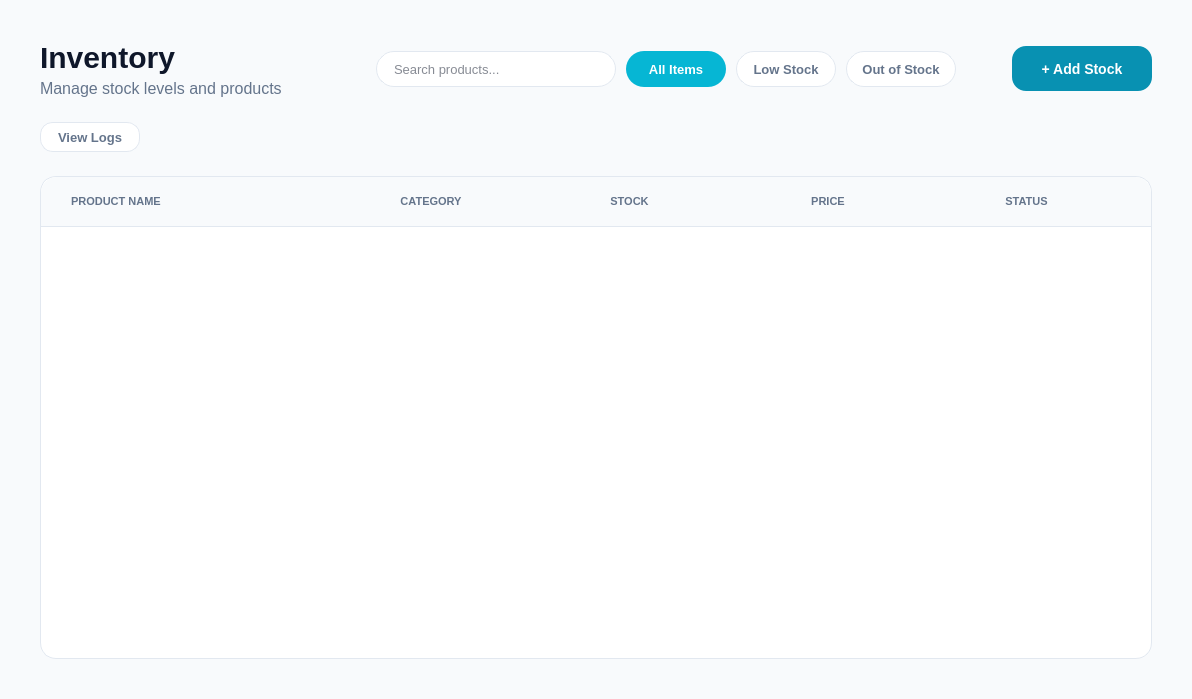
<?xml version="1.0" encoding="UTF-8"?>
<ui version="4.0">
 <class>InventoryPage</class>
 <widget class="QWidget" name="InventoryPage">
  <property name="geometry">
   <rect>
    <x>0</x>
    <y>0</y>
    <width>1192</width>
    <height>699</height>
   </rect>
  </property>
  <property name="styleSheet">
   <string notr="true">
    QWidget { background-color: #F8FAFC; font-family: &quot;Segoe UI&quot;; }
   </string>
  </property>
  <layout class="QVBoxLayout" name="verticalLayout">
   <property name="spacing">
    <number>24</number>
   </property>
   <property name="leftMargin">
    <number>40</number>
   </property>
   <property name="topMargin">
    <number>40</number>
   </property>
   <property name="rightMargin">
    <number>40</number>
   </property>
   <property name="bottomMargin">
    <number>40</number>
   </property>
   <item>
    <layout class="QHBoxLayout" name="header_layout">
     <item>
      <layout class="QVBoxLayout" name="title_layout">
       <property name="spacing">
        <number>4</number>
       </property>
       <item>
        <widget class="QLabel" name="label_title">
         <property name="styleSheet">
          <string>font-size: 30px; font-weight: 800; color: #0F172A;</string>
         </property>
         <property name="text">
          <string>Inventory</string>
         </property>
        </widget>
       </item>
       <item>
        <widget class="QLabel" name="label_subtitle">
         <property name="styleSheet">
          <string>font-size: 16px; color: #64748B;</string>
         </property>
         <property name="text">
          <string>Manage stock levels and products</string>
         </property>
        </widget>
       </item>
      </layout>
     </item>
     <item>
      <spacer name="horizontalSpacer_2">
       <property name="orientation">
        <enum>Qt::Orientation::Horizontal</enum>
       </property>
       <property name="sizeHint" stdset="0">
        <size>
         <width>40</width>
         <height>20</height>
        </size>
       </property>
      </spacer>
     </item>
     <item>
      <layout class="QHBoxLayout" name="layout_filters">
       <property name="spacing">
        <number>10</number>
       </property>
       <property name="leftMargin">
        <number>30</number>
       </property>
       <item>
        <widget class="QLineEdit" name="lineEdit_search">
         <property name="minimumSize">
          <size>
           <width>240</width>
           <height>36</height>
          </size>
         </property>
         <property name="styleSheet">
          <string notr="true">
            QLineEdit {
                background-color: white;
                border: 1px solid #E2E8F0;
                border-radius: 18px;
                padding-left: 15px;
                padding-right: 15px;
                font-size: 13px;
                color: #0F172A;
            }
            QLineEdit:focus {
                border: 1px solid #06B6D4;
            }
          </string>
         </property>
         <property name="placeholderText">
          <string>Search products...</string>
         </property>
        </widget>
       </item>
       <item>
        <widget class="QPushButton" name="btn_filter_all">
         <property name="minimumSize">
          <size>
           <width>100</width>
           <height>36</height>
          </size>
         </property>
         <property name="cursor">
          <cursorShape>PointingHandCursor</cursorShape>
         </property>
         <property name="styleSheet">
          <string>
            background-color: #06B6D4; color: white; border: none; border-radius: 18px; font-weight: bold; font-size: 13px;
           </string>
         </property>
         <property name="text">
          <string>All Items</string>
         </property>
        </widget>
       </item>
       <item>
        <widget class="QPushButton" name="btn_filter_low">
         <property name="minimumSize">
          <size>
           <width>100</width>
           <height>36</height>
          </size>
         </property>
         <property name="cursor">
          <cursorShape>PointingHandCursor</cursorShape>
         </property>
         <property name="styleSheet">
          <string>
            background-color: white; color: #64748B; border: 1px solid #E2E8F0; border-radius: 18px; font-weight: 600; font-size: 13px;
           </string>
         </property>
         <property name="text">
          <string>Low Stock</string>
         </property>
        </widget>
       </item>
       <item>
        <widget class="QPushButton" name="btn_filter_out">
         <property name="minimumSize">
          <size>
           <width>110</width>
           <height>36</height>
          </size>
         </property>
         <property name="cursor">
          <cursorShape>PointingHandCursor</cursorShape>
         </property>
         <property name="styleSheet">
          <string notr="true">
            background-color: white; color: #64748B; border: 1px solid #E2E8F0; border-radius: 18px; font-weight: 600; font-size: 13px;
          </string>
         </property>
         <property name="text">
          <string>Out of Stock</string>
         </property>
        </widget>
       </item>
      </layout>
     </item>
     <item>
      <spacer name="horizontalSpacer_3">
       <property name="orientation">
        <enum>Qt::Orientation::Horizontal</enum>
       </property>
       <property name="sizeType">
        <enum>QSizePolicy::Policy::Expanding</enum>
       </property>
       <property name="sizeHint" stdset="0">
        <size>
         <width>30</width>
         <height>20</height>
        </size>
       </property>
      </spacer>
     </item>
     <item>
      <widget class="QPushButton" name="btn_add_stock">
       <property name="minimumSize">
        <size>
         <width>140</width>
         <height>45</height>
        </size>
       </property>
       <property name="cursor">
        <cursorShape>PointingHandCursor</cursorShape>
       </property>
       <property name="styleSheet">
        <string notr="true">
         QPushButton { background-color: #0891B2; color: white; border-radius: 14px; font-weight: bold; font-size: 14px; }
         QPushButton:hover { background-color: #0E7490; }
        </string>
       </property>
       <property name="text">
        <string>+ Add Stock</string>
       </property>
      </widget>
     </item>
    </layout>
   </item>
   <item>
    <widget class="QPushButton" name="btn_view_logs">
     <property name="minimumSize">
      <size>
       <width>100</width>
       <height>30</height>
      </size>
     </property>
     <property name="maximumSize">
      <size>
       <width>100</width>
       <height>50</height>
      </size>
     </property>
     <property name="styleSheet">
      <string notr="true">color: #64748B;  background-color: white;border: 1px solid #E2E8F0; border-radius: 13px; font-weight: 600; font-size: 13px;</string>
     </property>
     <property name="text">
      <string>View Logs</string>
     </property>
    </widget>
   </item>
   <item>
    <widget class="QFrame" name="frame_list">
     <property name="styleSheet">
      <string notr="true">
        QFrame#frame_list { background-color: white; border-radius: 16px; border: 1px solid #E2E8F0; }
      </string>
     </property>
     <layout class="QVBoxLayout" name="verticalLayout_list">
      <property name="spacing">
       <number>0</number>
      </property>
      <property name="leftMargin">
       <number>0</number>
      </property>
      <property name="topMargin">
       <number>0</number>
      </property>
      <property name="rightMargin">
       <number>0</number>
      </property>
      <property name="bottomMargin">
       <number>20</number>
      </property>
      <item>
       <widget class="QFrame" name="header_row">
        <property name="minimumSize">
         <size>
          <width>0</width>
          <height>50</height>
         </size>
        </property>
        <property name="styleSheet">
         <string notr="true">
            background-color: #F8FAFC; border-bottom: 1px solid #E2E8F0; border-top-left-radius: 16px; border-top-right-radius: 16px;
         </string>
        </property>
        <layout class="QHBoxLayout" name="layout_header_labels">
         <property name="spacing">
          <number>10</number>
         </property>
         <property name="leftMargin">
          <number>30</number>
         </property>
         <property name="rightMargin">
          <number>30</number>
         </property>
         <item>
          <widget class="QLabel" name="h_name">
           <property name="styleSheet">
            <string>color: #64748B; font-weight: bold; font-size: 11px; border:none;</string>
           </property>
           <property name="text">
            <string>PRODUCT NAME</string>
           </property>
          </widget>
         </item>
         <item>
          <spacer name="horizontalSpacer">
           <property name="orientation">
            <enum>Qt::Orientation::Horizontal</enum>
           </property>
           <property name="sizeType">
            <enum>QSizePolicy::Policy::Maximum</enum>
           </property>
           <property name="sizeHint" stdset="0">
            <size>
             <width>67</width>
             <height>20</height>
            </size>
           </property>
          </spacer>
         </item>
         <item>
          <widget class="QLabel" name="h_cat">
           <property name="styleSheet">
            <string>color: #64748B; font-weight: bold; font-size: 11px; border:none;</string>
           </property>
           <property name="text">
            <string>CATEGORY</string>
           </property>
           <property name="alignment">
            <set>Qt::AlignmentFlag::AlignCenter</set>
           </property>
           <property name="fixedSize" stdset="0">
            <size>
             <width>120</width>
             <height>20</height>
            </size>
           </property>
          </widget>
         </item>
         <item>
          <widget class="QLabel" name="h_stock">
           <property name="styleSheet">
            <string>color: #64748B; font-weight: bold; font-size: 11px; border:none;</string>
           </property>
           <property name="text">
            <string>STOCK</string>
           </property>
           <property name="alignment">
            <set>Qt::AlignmentFlag::AlignCenter</set>
           </property>
           <property name="fixedSize" stdset="0">
            <size>
             <width>80</width>
             <height>20</height>
            </size>
           </property>
          </widget>
         </item>
         <item>
          <widget class="QLabel" name="h_price">
           <property name="styleSheet">
            <string>color: #64748B; font-weight: bold; font-size: 11px; border:none;</string>
           </property>
           <property name="text">
            <string>PRICE</string>
           </property>
           <property name="alignment">
            <set>Qt::AlignmentFlag::AlignCenter</set>
           </property>
           <property name="fixedSize" stdset="0">
            <size>
             <width>100</width>
             <height>20</height>
            </size>
           </property>
          </widget>
         </item>
         <item>
          <widget class="QLabel" name="h_status">
           <property name="styleSheet">
            <string>color: #64748B; font-weight: bold; font-size: 11px; border:none;</string>
           </property>
           <property name="text">
            <string>STATUS</string>
           </property>
           <property name="alignment">
            <set>Qt::AlignmentFlag::AlignCenter</set>
           </property>
           <property name="fixedSize" stdset="0">
            <size>
             <width>120</width>
             <height>20</height>
            </size>
           </property>
          </widget>
         </item>
        </layout>
       </widget>
      </item>
      <item>
       <widget class="QScrollArea" name="scrollArea_inventory">
        <property name="styleSheet">
         <string notr="true">
            QScrollArea { background: transparent; }
            QWidget#scrollContents { background: transparent; }
            QScrollBar:vertical { border: none; background: transparent; width: 8px; margin: 0px; }
            QScrollBar::handle:vertical { background: #CBD5E0; min-height: 20px; border-radius: 4px; }
            QScrollBar::handle:vertical:hover { background: #A0AEC0; }
            QScrollBar::add-line:vertical, QScrollBar::sub-line:vertical { height: 0px; }
            QScrollBar::add-page:vertical, QScrollBar::sub-page:vertical { background: none; }
         </string>
        </property>
        <property name="frameShape">
         <enum>QFrame::Shape::NoFrame</enum>
        </property>
        <property name="widgetResizable">
         <bool>true</bool>
        </property>
        <widget class="QWidget" name="scrollContents">
         <property name="geometry">
          <rect>
           <x>0</x>
           <y>0</y>
           <width>1110</width>
           <height>400</height>
          </rect>
         </property>
         <layout class="QVBoxLayout" name="layout_inventory_list">
          <property name="spacing">
           <number>0</number>
          </property>
          <property name="leftMargin">
           <number>0</number>
          </property>
          <property name="topMargin">
           <number>0</number>
          </property>
          <property name="rightMargin">
           <number>0</number>
          </property>
          <property name="bottomMargin">
           <number>0</number>
          </property>
          <item>
           <spacer name="vspacer">
            <property name="orientation">
             <enum>Qt::Orientation::Vertical</enum>
            </property>
            <property name="sizeType">
             <enum>QSizePolicy::Policy::Expanding</enum>
            </property>
            <property name="sizeHint" stdset="0">
             <size>
              <width>20</width>
              <height>40</height>
             </size>
            </property>
           </spacer>
          </item>
         </layout>
        </widget>
       </widget>
      </item>
     </layout>
    </widget>
   </item>
  </layout>
 </widget>
 <resources/>
 <connections/>
</ui>
